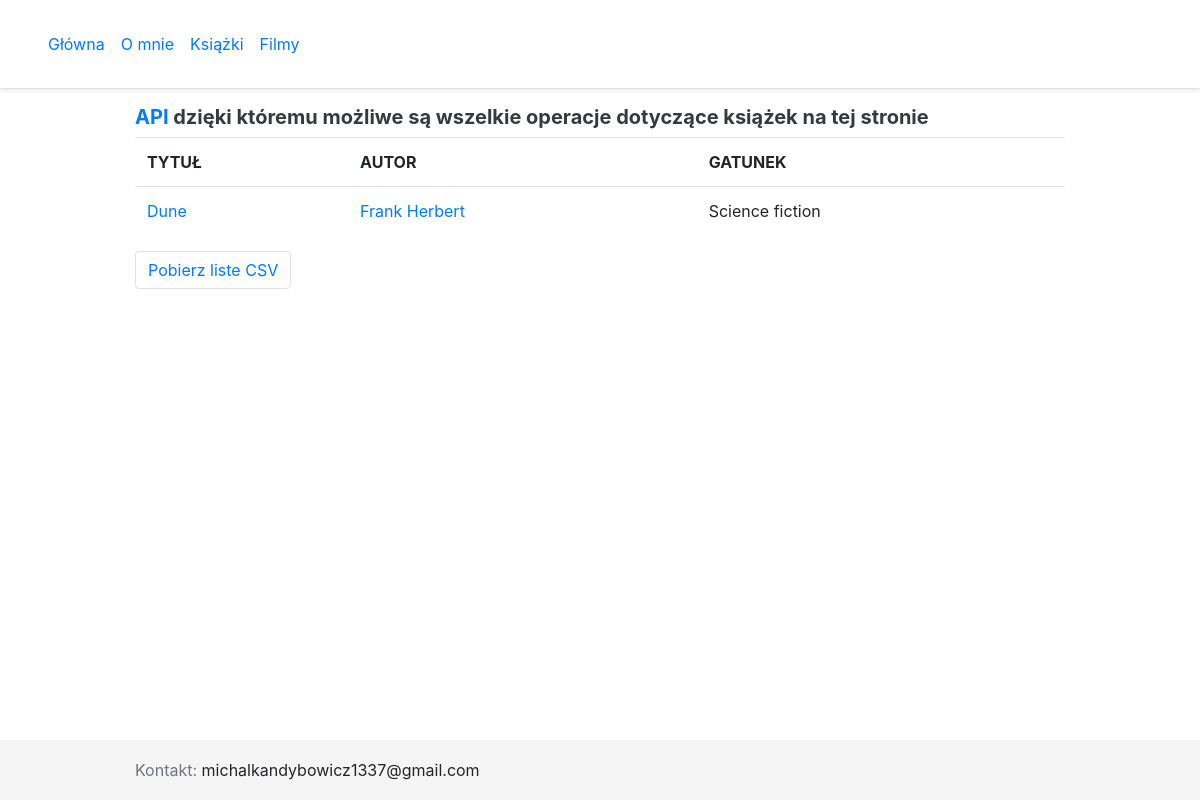
The page /books/ on the database as committed earlier.
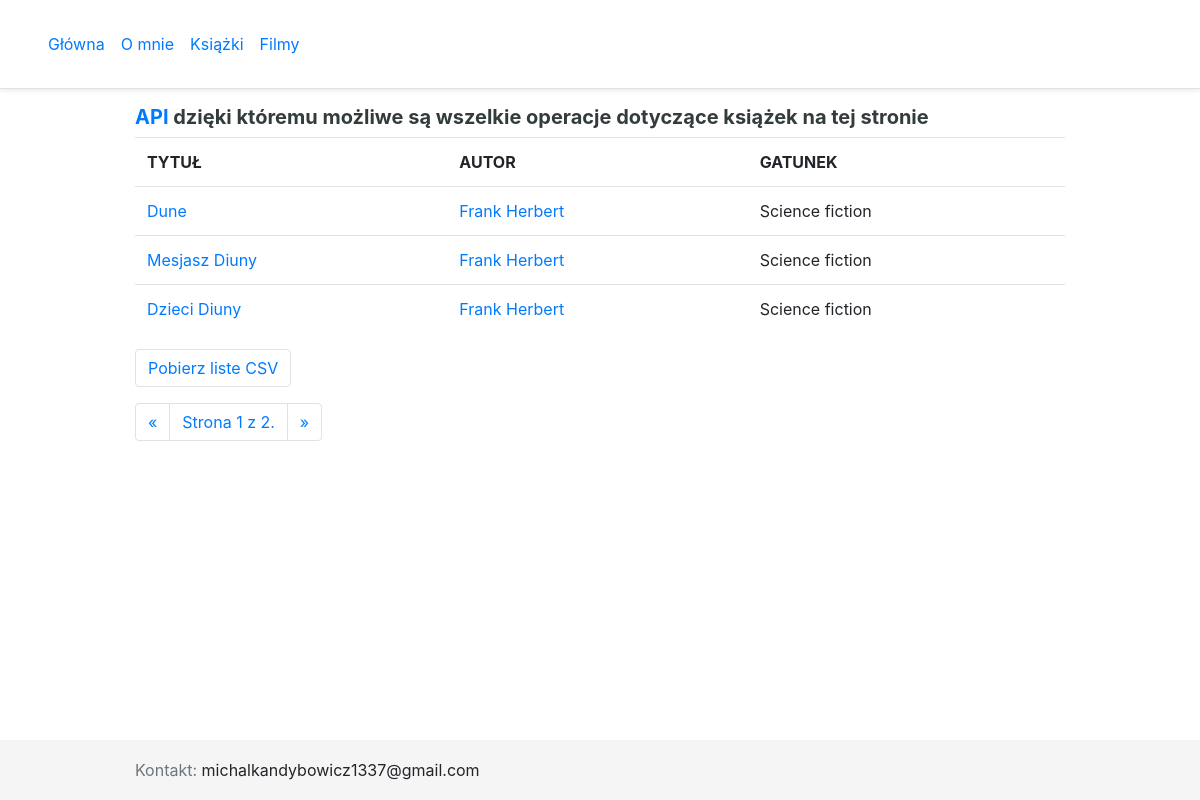
The same page on the database as committed later.
### backend/models.py (models this page shows, shortened)
class Book(models.Model):
    author = models.ForeignKey(Author, related_name="book_author", on_delete=models.PROTECT)
    book_type = models.ForeignKey(BookType, related_name="book_type", on_delete=models.PROTECT)
    title = models.CharField(max_length=50)
    photo = models.ImageField(upload_to=None, height_field=None, width_field=None, max_length=100)
    note = models.CharField(max_length=1000)
    date_of_publication = models.DateField(null=True, blank=True)
    def get_absolute_url(self):
        return reverse('book-detail-view', args=[str(self.id)])

class Author(models.Model):
    name = models.CharField(max_length=50)
    date_of_birth = models.DateField()
    date_of_death = models.DateField(blank=True, null=True)
    photo = models.ImageField(upload_to=None, height_field=None, width_field=None, max_length=100)
    note = models.CharField(max_length=1000)
    def __str__(self):
        return str(self.name)
    def get_absolute_url(self):
        return reverse('author-detail-view', args=[str(self.id)])

class BookType(models.Model):
    title = models.CharField(max_length=50)
    def __str__(self):
        return str(self.title)

### pages/views.py (the view)
# urls.py: path('books/', BooksListPageView.as_view(), name='books_list'),
class BooksListPageView(ListView):
    model = Book
    context_object_name = 'books_list'
    template_name = 'pages/books_list.html'
    paginate_by = 3
    def get_queryset(self):
        return Book.objects.all().order_by('id')
    def get_context_data(self, **kwargs):
        context = super(BooksListPageView, self).get_context_data(**kwargs)
        return context

### templates/pages/books_list.html (shortened to what this page needs)
{% extends '_base.html' %}
{% load static %}
{% block content %}
    <div>
        <p class="font-weight-bold h5" style="color:#333c3c">
            <a href="{{ request.url }}/book-api/" target="_blank">API</a>
            dzięki któremu możliwe są wszelkie operacje dotyczące książek na tej stronie
        </p>
    </div>
    <table class="table">
        <tr>
            <th scope="col">TYTUŁ</th>
            <th scope="col">AUTOR</th>
            <th scope="col">GATUNEK</th>
        </tr>
        {% for book in books_list %}
            <tr>
                <td><a href="{{ book.get_absolute_url }}">{{ book.title }}</a></td>
                <td><a href="{{ book.author.get_absolute_url }}">{{ book.author }}</a></td>
                <td>{{ book.book_type }}</td>
            </tr>
        {% endfor %}
    </table>
        <ul class="pagination">
            <li class="page-item">
                <a class="page-link" href="{% url 'books_to_csv' %}">Pobierz liste CSV</a>
            </li>
        {% if page_obj.has_other_pages %}
            </ul>
            <ul class="pagination">
                {% if page_obj.has_previous %}
                    <li class="page-item">
                        <a class="page-link" href="?page={{ page_obj.previous_page_number }}">&laquo;</a>
                    </li>
                {% else %}
                    <li class="page-item"><span class="page-link">&laquo;</span></li>
                {% endif %}
                    <li class="page-item">
                        <span class="page-link">
                            <a>
                                Strona {{ page_obj.number }} z {{ page_obj.paginator.num_pages }}.
                            </a>
                        </span>
                    </li>
                {% if page_obj.has_next %}
                    <li class="page-item">
                        <a class="page-link" href="?page={{ page_obj.next_page_number }}">&raquo;</a>
                    </li>
                {% else %}
                    <li class="disabled"><span class="page-link">&raquo;</span></li>
                {% endif %}
            </ul>
        {% endif %}
{% endblock content %}

Rows that differ between the two databases and show on the page:
added Book: title "Mesjasz Diuny", author "Frank Herbert", book_type "Science fiction"
added Book: title "Dzieci Diuny", author "Frank Herbert", book_type "Science fiction"
Other text that changed with them:
{{ page_obj.number }}: (not shown) → "1"
{{ page_obj.paginator.num_pages }}: (not shown) → "2"
text now shown: "« Strona z . »"
